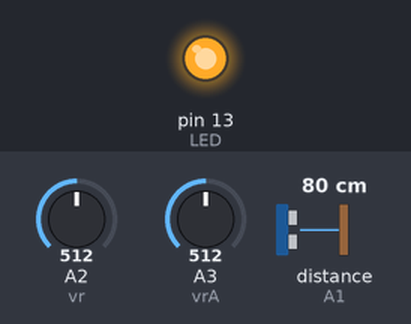
Simulated run of this sketch. Board: Arduino Uno, built with avr-gcc and run on an emulated ATmega328P. Parts: output pins drawn as LEDs (lit = HIGH). Wiring (inferred from the names in the program): ultrasonic range finder: trigger A0; echo A1. The test bench sets the inputs (shaded band); at power-on: A2 (vr) = 512, A3 (vrA) = 512, distance to the obstacle (sensor on A1) 80 cm. The echo pulse lasts 58.3 µs per cm; pins used as bus, display or sensor lines are not drawn.

Above: at 0.1 s.
At 15.1 s:
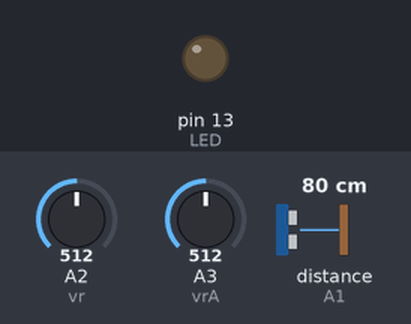
Timing chart, 0 to 16.6 s (numbered marks = the images above):
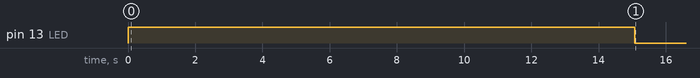

Measured:
- by itself, pin 13 (LED): LOW → HIGH at 0.01 s, → LOW 15.1 s later

The sketch:

Spray_Covid-19_Dou_VR.ino
```cpp
int trigPinA =A0;
int echoPinA =A1;

int vr  = A2;
int vrA = A3;
int tr = A4;

long durationA;
int distanceA;

int va;
int val;
int vaA;
int valA;

int LED = 13;
int flag = 0;

void setup() {
  Serial.begin(9600);
  pinMode(trigPinA,OUTPUT);
  pinMode(echoPinA,INPUT);
  pinMode(LED,OUTPUT);
  pinMode(vr,INPUT);
  pinMode(vrA,INPUT);


}


void loop() {
   digitalWrite(trigPinA,LOW);
   delayMicroseconds(2);

   digitalWrite(trigPinA,HIGH);
   delayMicroseconds(10);
   digitalWrite(trigPinA,LOW);

   durationA=pulseIn(echoPinA,HIGH);

   distanceA = durationA*0.034/2;

   //Serial.println(distanceA);

   va = analogRead(vr);
   val = map(va,0,1023,100,30000);


   vaA = analogRead(vrA);
   valA = map(vaA,0,1023,10,150);


   if(distanceA <= valA && flag == 0){
    flag = 1;
    digitalWrite(LED,HIGH);
    delay(val);
    digitalWrite(LED,LOW);
   }
   else{
    digitalWrite(LED,LOW);
    delay(1000);
   }


   if(distanceA > valA){
    flag = 0;
   }

}
```
